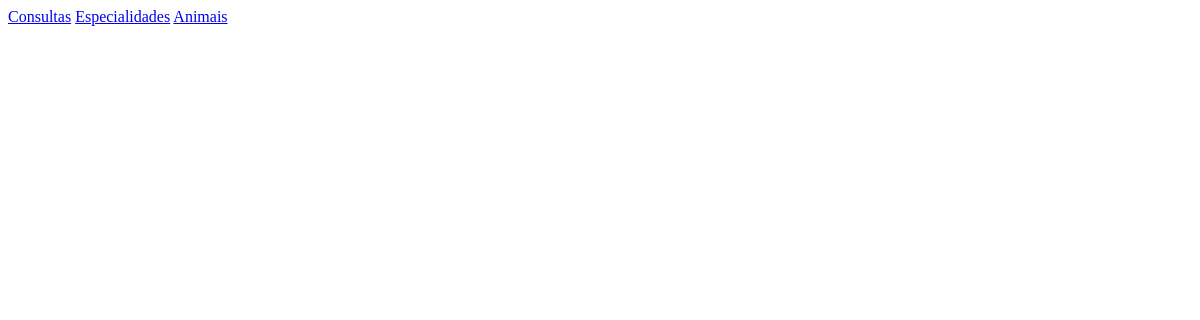
The page /clinica/especialidades/ on the database as committed earlier.
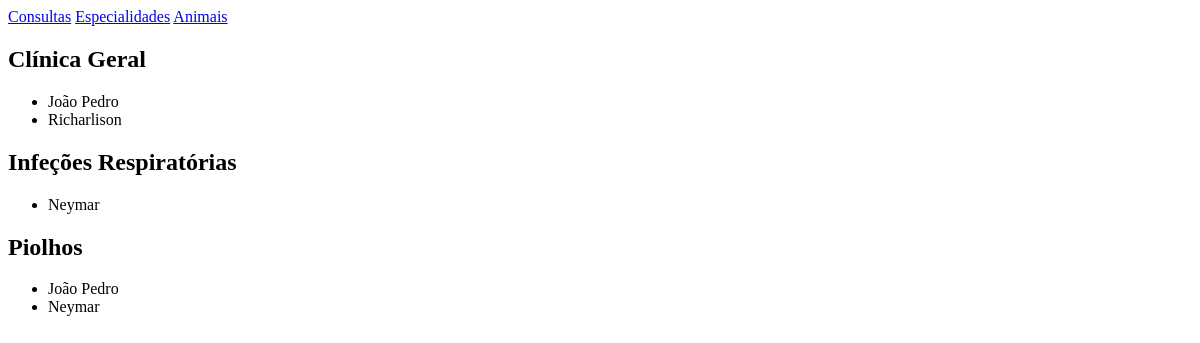
The same page on the database as committed later.
### clinica/models.py (models this page shows, shortened)
class Especialidade(models.Model):
    nome = models.CharField(max_length=100)
    veterinarios = models.ManyToManyField(Veterinario, related_name='especialidades')

class Veterinario(models.Model):
    nome = models.CharField(max_length=100)

### clinica/views.py (the view)
# urls.py: path('especialidades/', views.especialidades_view, name='especialidades_view'),
def especialidades_view(request):
    especialidades = Especialidade.objects.all()
    return render(request, 'especialidades.html', {'especialidades': especialidades})

### clinica/templates/especialidades.html
{% extends 'layout.html' %}
{% block content %}
{% for especialidade in especialidades %}
    <h2>{{especialidade.nome}}</h2>
        <ul>
            {% for veterinario in especialidade.veterinarios.all %}
                <li>{{veterinario.nome}}</li>
            {% endfor %}
        </ul>
{% endfor %}
{% endblock %}

Rows that differ between the two databases and show on the page:
added Especialidade: nome "Clínica Geral"
now on this page (row unchanged): Veterinario: nome "João Pedro"
now on this page (row unchanged): Veterinario: nome "Richarlison", shown under "Clínica Geral"
added Especialidade: nome "Infeções Respiratórias"
now on this page (row unchanged): Veterinario: nome "Neymar"
added Especialidade: nome "Piolhos"
